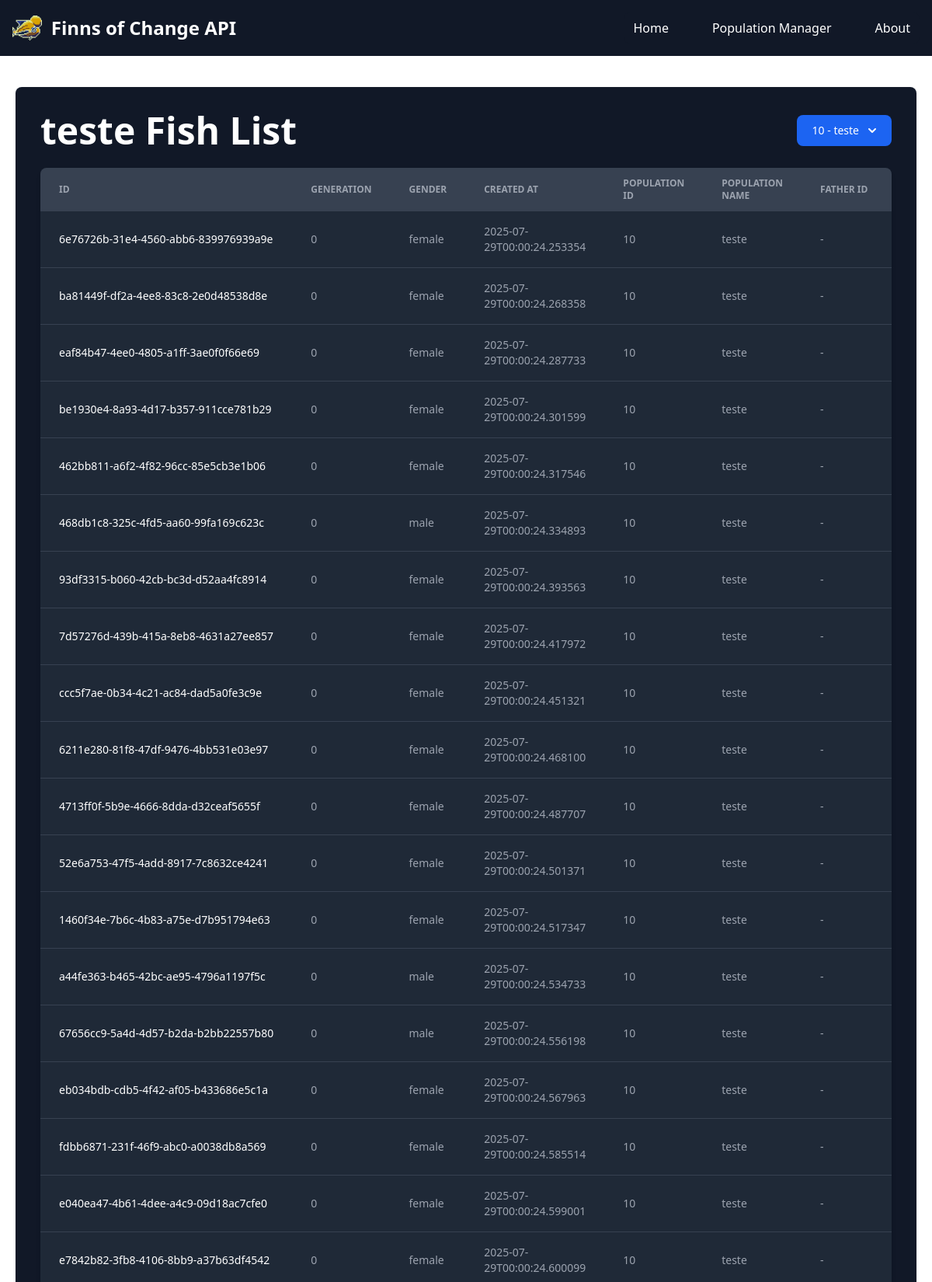
The app's page /list/10 (upper part) with its own data.
### tables this page shows
CREATE TABLE population (
               id INTEGER PRIMARY KEY AUTOINCREMENT,
               name TEXT
               );

CREATE TABLE karyotype (
               id TEXT PRIMARY KEY,
               karyotype TEXT,
               chromosome_origin TEXT,
               cutting_points TEXT,
               method TEXT,
               FOREIGN KEY(id) REFERENCES individuals(id)
               );

CREATE TABLE individuals (
               id TEXT PRIMARY KEY,
               father_id TEXT,
               mother_id TEXT,
               generation INTEGER,
               gender TEXT,
               timestamp TEXT,
               population_id INTEGER,
               FOREIGN KEY(father_id) REFERENCES individuals(id),
               FOREIGN KEY(mother_id) REFERENCES individuals(id),
               FOREIGN KEY(population_id) REFERENCES population(id)
               );

### app/api/routes.py (the view)
@api.route('/list/<int:population_id>')
def list_individuals(population_id):
    all_individuals = build_statistics_dataframe()
    selected_individuals = []
    for i in all_individuals:
        if i['population_id'] == population_id:
            selected_individuals.append(i)
    populations_list = get_populations()
    for i in populations_list:
        if i['id'] == population_id:
            population_name = i['name']
    return render_template('population.html',
                           population_id=population_id,
                           all_populations_data = populations_list,
                           population_name=population_name,
                           individuals_data=selected_individuals)

### app/database/operations.py (called while the page is built)
def get_all_individuals(population_id=None):
    conn = sqlite3.connect('fishes.db')
    conn.row_factory = sqlite3.Row
    cursor = conn.cursor()
    if population_id is None:
        cursor.execute("""
            SELECT * FROM individuals
            """)
    else:
        cursor.execute("""
            SELECT * FROM individuals WHERE population_id = ?
            """, (population_id,))
    results = cursor.fetchall()
    cursor.close()
    conn.close()
    return [dict(row) for row in results]

def get_individual_by_id(indv_id):
    conn = sqlite3.connect('fishes.db')
    conn.row_factory = sqlite3.Row
    cursor = conn.cursor()
    cursor.execute("""
        SELECT * FROM individuals WHERE id = ?
        """, (indv_id,))
    individual = cursor.fetchone()
    cursor.close()
    conn.close()
    return dict(individual)

def get_karyotype_by_id(indv_id):
    conn = sqlite3.connect('fishes.db')
    conn.row_factory = sqlite3.Row
    cursor = conn.cursor()
    cursor.execute("""
        SELECT * FROM karyotype WHERE id = ?
        """, (indv_id,))
    karyo_data = cursor.fetchone()
    karyo_dict = {}
    karyo_dict['id'] = karyo_data['id']
    karyo_dict['karyotype'] = json.loads(karyo_data['karyotype'])
    karyo_dict['chromosome_origin'] = json.loads(karyo_data['chromosome_origin'])
    karyo_dict['cutting_points'] = json.loads(karyo_data['cutting_points'])
    karyo_dict['method'] = karyo_data['method']
    cursor.close()
    conn.close()
    return karyo_dict

def get_individual_characteristics(id):
    data = {'indv_id':id}
    indv_id = data['indv_id']
    indv = get_individual_by_id(indv_id)
    indv = dict(indv)
    indv_karyo = get_karyotype_by_id(indv_id)
    indv_karyo = dict(indv_karyo)
    indv.update(indv_karyo)
    g_reader = GeneReader(indv)
    codon_list = g_reader.get_codons()
    aminoacids = g_reader.get_aminoacids(codon_list)
    color = g_reader.get_color(aminoacids)
    speed = g_reader.get_swimming_speed(aminoacids)
    result = {
        'color':color,
        'swimming_speed':speed,
        'genes':aminoacids
    }
    return result

### app/models/individual.py (called while the page is built)
    def get_codons(self):
        codon_list = []
        for chromo in self.karyotype:
            new_list = []
            for i in range(0, len(chromo), 3):
                codon = chromo[i:i+3]
                if len(codon) == 3:
                    new_list.append(tuple(chromo[i:i+3]))
            codon_list.append(new_list)
        return codon_list

### app/templates/population.html (shortened to what this page needs)
{% extends 'base.html' %}
{% block content %}
<div class="bg-white dark:bg-gray-900 shadow rounded-lg p-8 relative" style="margin-top: 20px;">
    <div class="flex items-center justify-between mb-6">
        <h2 class="text-5xl font-bold text-gray-900 dark:text-white text-center">{{ population_name }} Fish List</h2>
        <div>
            <button id="dropdownDefaultButton" data-dropdown-toggle="dropdown" class="text-white bg-blue-700 hover:bg-blue-800 focus:ring-4 focus:outline-none focus:ring-blue-300 font-medium rounded-lg text-sm px-5 py-2.5 text-center inline-flex items-center dark:bg-blue-600 dark:hover:bg-blue-700 dark:focus:ring-blue-800" type="button">
            {{ population_id }} - {{ population_name }}
            <svg class="w-2.5 h-2.5 ms-3" aria-hidden="true" xmlns="http://www.w3.org/2000/svg" fill="none" viewBox="0 0 10 6">
                <path stroke="currentColor" stroke-linecap="round" stroke-linejoin="round" stroke-width="2" d="m1 1 4 4 4-4"/>
            </svg>
            </button>
        </div>
    </div>
    <div class="relative overflow-x-auto shadow-md sm:rounded-lg mt-6">
        <table class="w-full text-sm text-left rtl:text-right text-gray-500 dark:text-gray-400">
            <thead class="text-xs text-gray-700 uppercase bg-gray-50 dark:bg-gray-700 dark:text-gray-400">
                <tr>
                    <th scope="col" class="px-6 py-3">
                        ID
                    </th>
                    <th scope="col" class="px-6 py-3">
                        Generation
                    </th>
                    <th scope="col" class="px-6 py-3">
                        Gender
                    </th>
                    <th scope="col" class="px-6 py-3">
                        Created at
                    </th>
                    <th scope="col" class="px-6 py-3">
                        Population ID
                    </th>
                    <th scope="col" class="px-6 py-3">
                        Population Name
                    </th>
                    <th scope="col" class="px-6 py-3">
                        Father ID
                    </th>
                </tr>
            </thead>
            <tbody>
                {% for individual in individuals_data %}
                <tr class="bg-white border-b dark:bg-gray-800 dark:border-gray-700 border-gray-200 hover:bg-gray-50 dark:hover:bg-gray-600">
                    <th scope="row" class="px-6 py-4 font-medium text-gray-900 whitespace-nowrap dark:text-white">
                        {{ individual.id }}
                    </th>
                    <td class="px-6 py-4">
                        {{ individual.generation }}
                    </td>
                    <td class="px-6 py-4">
                        {{ individual.gender }}
                    </td>
                    <td class="px-6 py-4">
                        {{ individual.timestamp }}
                    </td>
                    <td class="px-6 py-4">
                        {{ individual.population_id }}
                    </td>
                    <td class="px-6 py-4">
                        {{ population_name }}
                    </td>
                    <td class="px-6 py-4">
                        {{ individual.father_id if individual.father_id is not none else '-' }}
                    </td>
                </tr>
                {% else %}
                <tr class="bg-white dark:bg-gray-800">
                    <td colspan="8" class="px-6 py-4 text-center text-gray-500 dark:text-gray-400">
                        No individuals found for this population.
                    </td>
                </tr>
                {% endfor %}
            </tbody>
        </table>
    </div>
</div>
{% endblock %}

### app/templates/base.html (style rules this page uses)
.bg-white { background-color: rgba(255, 255, 255, 0.8); }

### records on screen
population: name "teste", individuals_data "teste" "teste" "teste" "teste" "teste" "teste" "teste" "teste" "teste" "teste" "teste" "teste" "teste" "teste" "teste" "teste" "teste" "teste" "teste"
karyotype: id "6e76726b-31e4-4560-abb6-839976939a9e"
individuals: gender "female", timestamp "2025-07-29T00:00:24.253354"
karyotype: id "ba81449f-df2a-4ee8-83c8-2e0d48538d8e"
individuals: gender "female", timestamp "2025-07-29T00:00:24.268358"
karyotype: id "eaf84b47-4ee0-4805-a1ff-3ae0f0f66e69"
individuals: gender "female", timestamp "2025-07-29T00:00:24.287733"
karyotype: id "be1930e4-8a93-4d17-b357-911cce781b29"
individuals: gender "female", timestamp "2025-07-29T00:00:24.301599"
karyotype: id "462bb811-a6f2-4f82-96cc-85e5cb3e1b06"
individuals: gender "female", timestamp "2025-07-29T00:00:24.317546"
karyotype: id "468db1c8-325c-4fd5-aa60-99fa169c623c"
individuals: gender "male", timestamp "2025-07-29T00:00:24.334893"
karyotype: id "93df3315-b060-42cb-bc3d-d52aa4fc8914"
individuals: gender "female", timestamp "2025-07-29T00:00:24.393563"
karyotype: id "7d57276d-439b-415a-8eb8-4631a27ee857"
individuals: gender "female", timestamp "2025-07-29T00:00:24.417972"
karyotype: id "ccc5f7ae-0b34-4c21-ac84-dad5a0fe3c9e"
individuals: gender "female", timestamp "2025-07-29T00:00:24.451321"
karyotype: id "6211e280-81f8-47df-9476-4bb531e03e97"
individuals: gender "female", timestamp "2025-07-29T00:00:24.468100"
karyotype: id "4713ff0f-5b9e-4666-8dda-d32ceaf5655f"
individuals: gender "female", timestamp "2025-07-29T00:00:24.487707"
karyotype: id "52e6a753-47f5-4add-8917-7c8632ce4241"
individuals: gender "female", timestamp "2025-07-29T00:00:24.501371"
karyotype: id "1460f34e-7b6c-4b83-a75e-d7b951794e63"
individuals: gender "female", timestamp "2025-07-29T00:00:24.517347"
karyotype: id "a44fe363-b465-42bc-ae95-4796a1197f5c"
individuals: gender "male", timestamp "2025-07-29T00:00:24.534733"
karyotype: id "67656cc9-5a4d-4d57-b2da-b2bb22557b80"
individuals: gender "male", timestamp "2025-07-29T00:00:24.556198"
karyotype: id "eb034bdb-cdb5-4f42-af05-b433686e5c1a"
individuals: gender "female", timestamp "2025-07-29T00:00:24.567963"
karyotype: id "fdbb6871-231f-46f9-abc0-a0038db8a569"
individuals: gender "female", timestamp "2025-07-29T00:00:24.585514"
karyotype: id "e040ea47-4b61-4dee-a4c9-09d18ac7cfe0"
individuals: gender "female", timestamp "2025-07-29T00:00:24.599001"
karyotype: id "e7842b82-3fb8-4106-8bb9-a37b63df4542"
individuals: gender "female", timestamp "2025-07-29T00:00:24.600099"

### other values on screen
{{ population_id }} "10"
{{ individual.generation }} "0" "0" "0" "0" "0" "0" "0" "0" "0" "0" "0" "0" "0" "0" "0" "0" "0" "0" "0"
{{ individual.population_id }} "10" "10" "10" "10" "10" "10" "10" "10" "10" "10" "10" "10" "10" "10" "10" "10" "10" "10" "10"
{{ individual.father_id if individual.father_id is not none else '-' }} "-" "-" "-" "-" "-" "-" "-" "-" "-" "-" "-" "-" "-" "-" "-" "-" "-" "-" "-"
